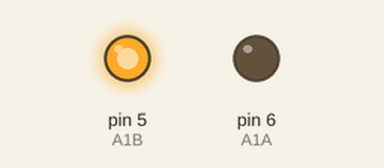
Recording of a sketch running on a simulated Arduino Uno, built with avr-gcc and run on an emulated ATmega328P. On the bench: output pins drawn as LEDs (lit = HIGH).

Above: at 0.1 s.
At 12.1 s:
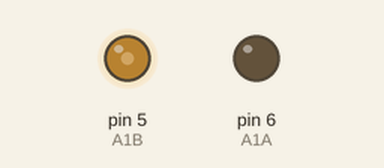
At 20.1 s:
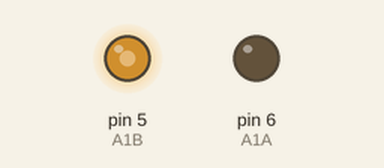
At 38.1 s:
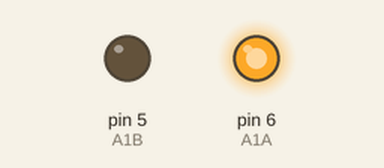
Timing chart, 0 to 39.6 s (numbered marks = the images above):
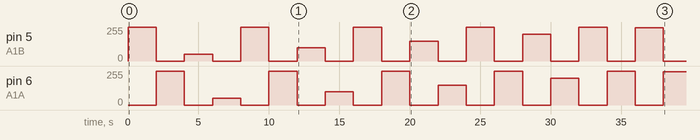

The sketch:

sketch_aug4a.ino
```cpp
const int A1A = 6;
const int A1B = 5;
const int dt = 2000;
int speed = 50;

void setup() {
  // put your setup code here, to run once:
  // L9110 chip for DC motor.
  pinMode(A1A, OUTPUT);
  pinMode(A1B, OUTPUT);
}

void loop() {
  // put your main code here, to run repeatedly:
  digitalWrite(A1A, LOW);
  digitalWrite(A1B, HIGH);
  delay(dt);

  digitalWrite(A1A, HIGH);
  digitalWrite(A1B, LOW);
  delay(dt);

  analogWrite(A1A, 0);
  analogWrite(A1B, speed);
  delay(dt);

  analogWrite(A1A, speed);
  analogWrite(A1B, 0);
  delay(dt);

  speed = speed + 50;
  if (speed > 250) speed = 250;
}
```

Measured:
- by itself, pin 5 (A1B): 0/255 → 255/255 at 0.00 s, → 0/255 2.0 s later, → 50/255 2.0 s later, → 0/255 2.0 s later, … (20 changes in this stretch)
